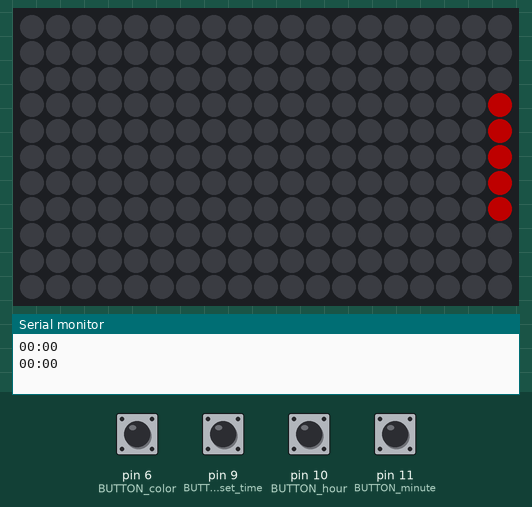
Simulated run of this sketch. Board: Arduino Uno, built with avr-gcc and run on an emulated ATmega328P. Shown: 19×11 RGB LED matrix (first LED top left, wired row by row), the last lines printed to the serial monitor. The test bench sets the inputs (shaded band); at power-on: pin 6 (BUTTON_color), pin 9 (BUTTON_set_time), pin 10 (BUTTON_hour), pin 11 (BUTTON_minute) HIGH. Dim RGB values are drawn brighter than linear.

Above: at 0.28 s.
At 1.2 s:
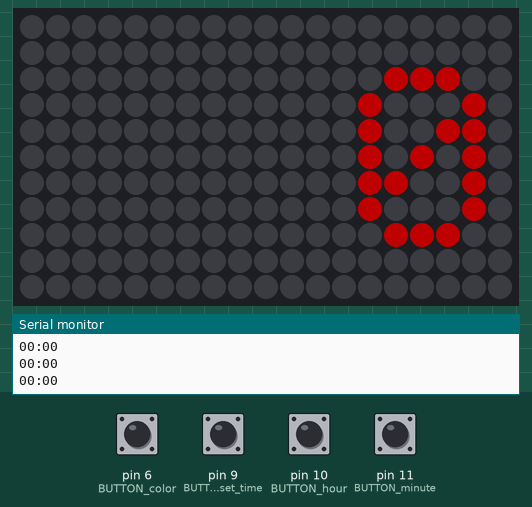
1.3 s: pin 9 (BUTTON_set_time) pulled LOW for 3.2 s
At 1.7 s:
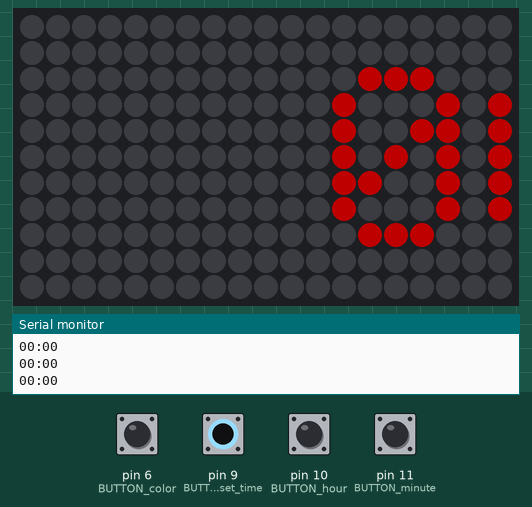
Timing chart, 0 to 4.3 s (numbered marks = the images above; inputs shaded):
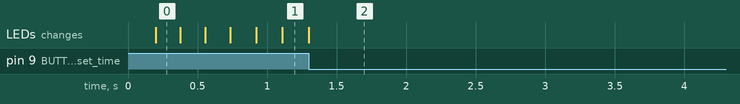

The sketch:

Code-LEDs_Matrix.ino
```cpp
///// Including all the libraries we need /////
#include <TimeLib.h>
#include <Adafruit_GFX.h>
#include <Adafruit_NeoMatrix.h>
#include <Adafruit_NeoPixel.h>

///// Defining some parameters  /////
#define TIME_HEADER  "T"
#define TIME_REQUEST  7
#define LEDS 3
#define BUTTON_set_time  9
#define BUTTON_hour 10
#define BUTTON_minute 11
#define BUTTON_color 6

///// Initialization of the Matrix of numbers /////
Adafruit_NeoMatrix matrix = Adafruit_NeoMatrix(19, 11, LEDS,              ///// numbers of LED's strips: 19 in width and 11 in height
                            NEO_MATRIX_TOP     + NEO_MATRIX_RIGHT +
                            NEO_MATRIX_COLUMNS + NEO_MATRIX_ZIGZAG,       //// Top/Bottom Right/Left Columns/Rows ZigZag/Progressive : to set how the LED's are arranged
                            NEO_GRB            + NEO_KHZ800);

///// Initialization of some variables and functions/////
int hournbr = 0;
int minutenbr = 0;
int C = 0;
int x = matrix.width();
bool timeset = false;

const uint16_t Colors[] = {             ///// Colors: the function to switch colors, from a list of colors. Here we have of them
  matrix.Color(255, 0, 0), matrix.Color(0, 255, 0), matrix.Color(0, 0, 255), matrix.Color(255, 255, 0), matrix.Color(238, 130, 238)
};


String Values(int Hour, int Min) {      ///// Values: the function to put the time in string and in the right format
  String H ;
  String M;
  String T;
  if (Hour < 10) {                    ///// If the hour is only one digit, it had a zero before it
    H = "0" + String(Hour);
  }
  else {
    H = String(Hour);
  }
  if (Min < 10) {
    M = "0" + String(Min);
  }           ///// If the minute is only one digit, it had a zero before it
  else {
    M = String (Min);
  }
  T = H + ":" + M;                      ///// Everything in string, even the two points
  return T ;
}

void setup() {
  matrix.begin();                                     ///// Start the Matrix, start on "00:00"
  matrix.setTextWrap(false);
  matrix.setBrightness(80);                          ///// Set the Colors, the Brithness...
  matrix.setTextColor(Colors[0]);
  Serial.begin(9600);                                 ///// To be able to see the values in the serial monitor

  ///// Setting a pullup pin for each button /////
  pinMode(BUTTON_set_time, INPUT_PULLUP);
  pinMode(BUTTON_hour, INPUT_PULLUP);
  pinMode(BUTTON_minute, INPUT_PULLUP);
  pinMode(BUTTON_color, INPUT_PULLUP);
}

void loop() {
  ///// While loop to enable to set the time /////
  while ((digitalRead(BUTTON_set_time) == LOW)) {     ///// while the "setup" button is pressed
    timeset = false;
    if (digitalRead(BUTTON_hour) == LOW) {          ///// if the hour button is pressed
      hournbr += 1;
      if (hournbr >= 24) {                        ///// to make sure to stay in the 24 hours format
        hournbr = 0;
      }
      delay(100);                                     ///// a delay to make sure each push is counted individualy
    }

    if (digitalRead(BUTTON_minute) == LOW) {        ///// if the minute button is pressed
      minutenbr += 1;
      if (minutenbr >= 60) {                      ///// to make sure to stay in the 60 minutes format
        minutenbr = 0;
      }
      delay(100);
    }

    if (digitalRead(BUTTON_color) == LOW) {         ///// if the color button is pressed
      C += 1;
      matrix.setTextColor(Colors[C]);             ///// switch to the next color
      matrix.show();
      if (C >= 4) {                               ///// Here we have 5 colors : C can go from 0 to 4
        C = -1;
      }
      delay(100);
    }
  }

  if (!timeset) {
    ///// After all the changes, we set the new time /////
    setTime(hournbr, minutenbr, 00, 0, 0, 0);            ///// setTime format : (Hour,Minute,Seconde,Day,Month,Year) and we only want the Hour and Minute
    timeset = true;
  }

  ///// Update time to show /////
  hournbr = hour();
  minutenbr = minute();

  ///// Putting the new time on the matrix, and the spinning motion  /////
  String Time = Values(hournbr, minutenbr);             ///// Creating the variable Time from hourbnr and minutenbr, in string with Values

  matrix.fillScreen(0);
  matrix.setCursor(x, 2);
  matrix.print(Time);                                 ///// The matrix forms the desired Time (this value is also printed on the serial monitor)
  Serial.println(Time);
  if (--x < -36) {                                    ///// Limit the spinning motion of the matrix
    x = matrix.width();
  }
  matrix.show();
  delay(150);
}
```
